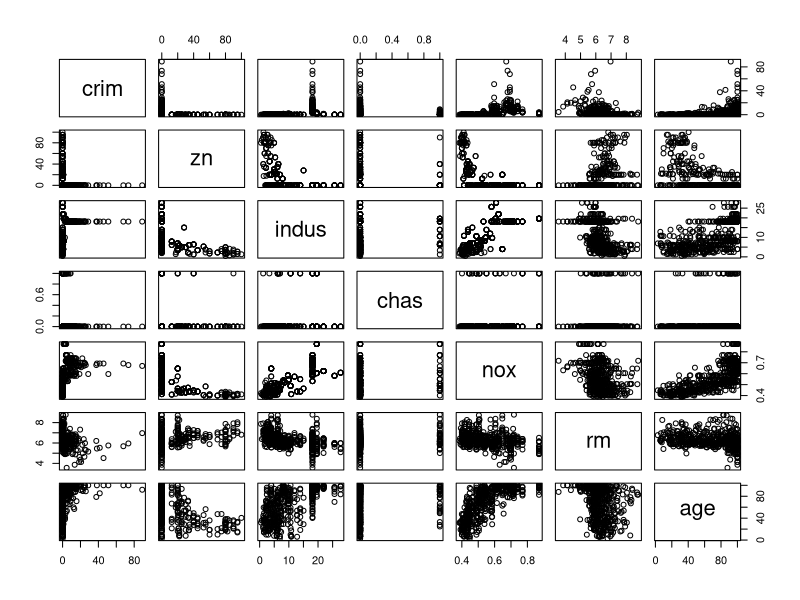
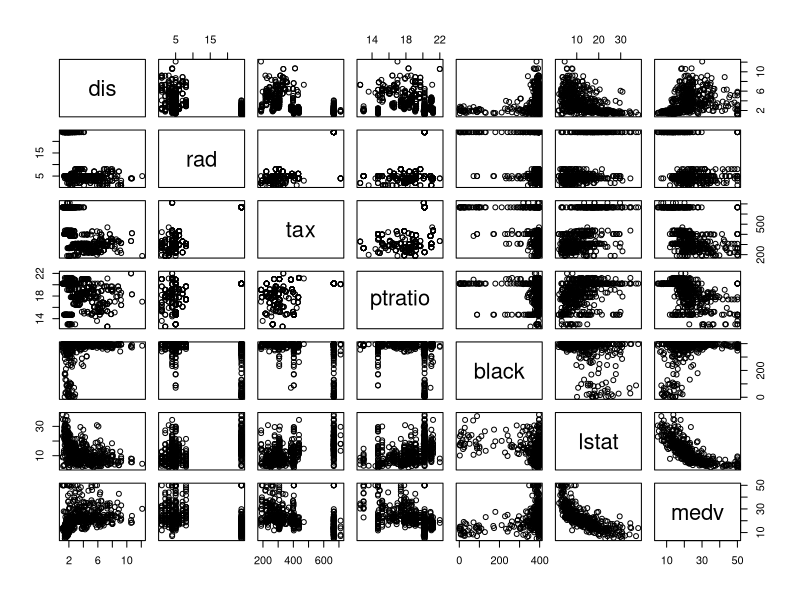
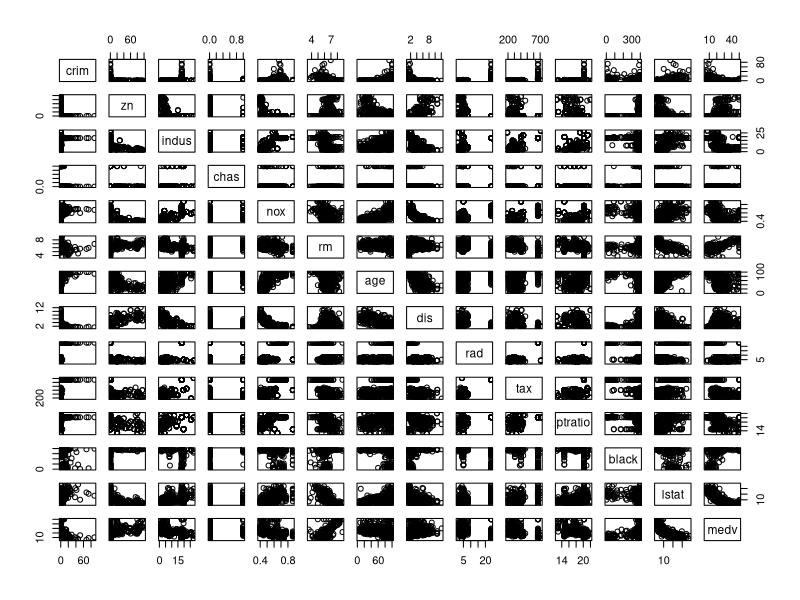
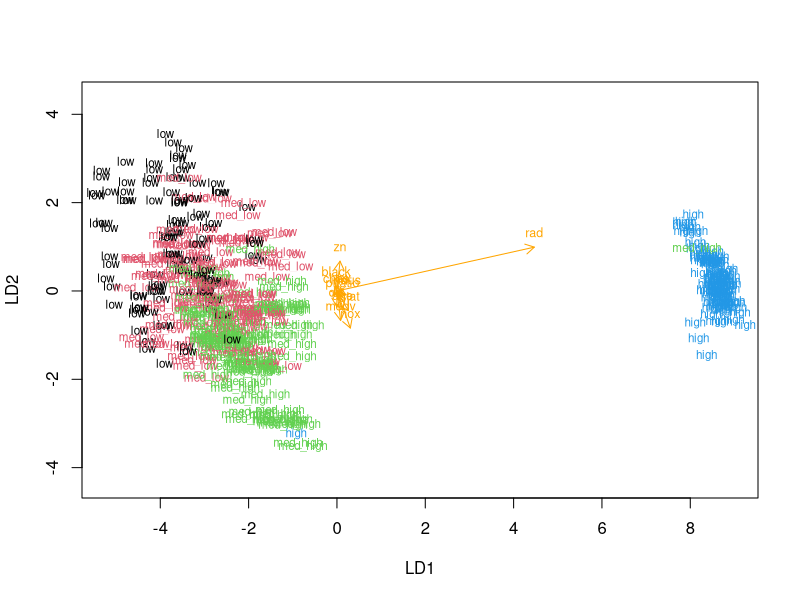
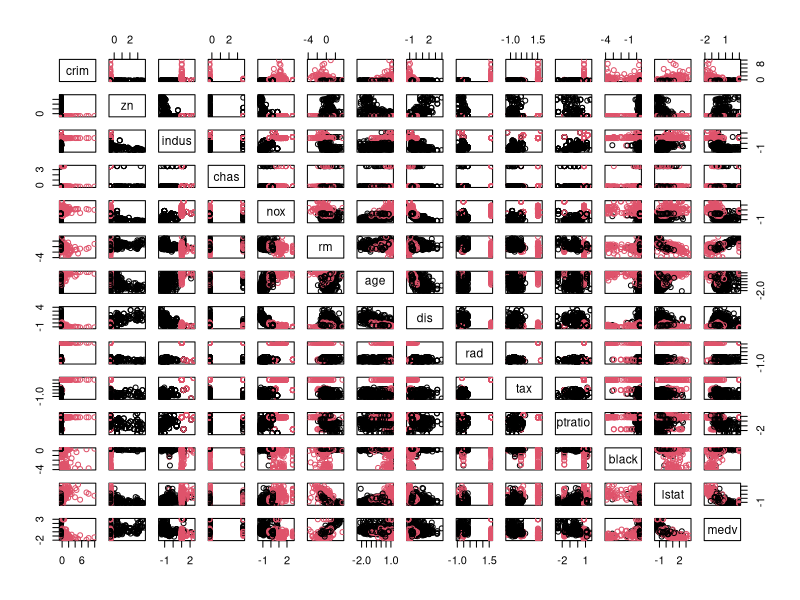

Reproduce these figures in R, in order.
## ---- chunk 1
library(MASS)
library(dplyr)
library(ggplot2)
## ---- chunk 2
data("Boston")
## ---- chunk 3
str(Boston)
## ---- chunk 4
dim(Boston) #Here we have 506 rows and 14 columns.
## ---- chunk 5
summary(Boston) 
pairs(Boston[1:7]) #Showing the first half of the data for readability
## ---- chunk 6
summary(Boston) 
pairs(Boston[8:14]) #Showing the second half of the data for readability
## ---- chunk 7
summary(Boston) 
pairs(Boston) #Showing all the data
## ---- chunk 8
boston_scaled <- scale(Boston)
summary(boston_scaled) 
## ---- chunk 9
boston_scaled <- as.data.frame(boston_scaled)

# create a quantile vector of crim and print it
bins <- quantile(boston_scaled$crim)
bins

# create a categorical variable 'crime'
crime <- cut(boston_scaled$crim, breaks = bins, include.lowest = TRUE, labels = c("low", "med_low", "med_high", "high"))

# look at the table of the new factor crime
table(crime)
## ---- chunk 10
# remove original crim from the dataset
boston_scaled <- dplyr::select(boston_scaled, -crim)

# add the new categorical value to scaled data
boston_scaled <- data.frame(boston_scaled, crime)

## ---- chunk 11
# Randomly choose 80% of the scaled Boston rows
ind <- sample(nrow(boston_scaled),  size = nrow(boston_scaled) * 0.8)

# Create a training set
train <- boston_scaled[ind,]

# Create a test set
test <- boston_scaled[-ind,]

## ---- chunk 12
# linear discriminant analysis
lda.analysis <- lda(crime ~ ., data = train)

# print the lda.fit object
lda.analysis

# the function for lda biplot arrows
lda.arrows <- function(x, myscale = 1, arrow_heads = 0.1, color = "orange", tex = 0.75, choices = c(1,2)){
  heads <- coef(x)
  arrows(x0 = 0, y0 = 0, 
         x1 = myscale * heads[,choices[1]], 
         y1 = myscale * heads[,choices[2]], col=color, length = arrow_heads)
  text(myscale * heads[,choices], labels = row.names(heads), 
       cex = tex, col=color, pos=3)
}

# target classes as numeric
classes <- as.numeric(train$crime)

# plot the lda results
plot(lda.analysis, dimen = 2, col = classes, pch = classes)
lda.arrows(lda.analysis, myscale = 1)
## ---- chunk 13
#Saving
correct_classes <- test$crime

#Removing
test <- dplyr::select(test, -crime)

# Prediction
lda_pred <- predict(lda.analysis, newdata = test)
table(correct = correct_classes, predicted = lda_pred$class)
## ---- chunk 14
data("Boston")
boston_reloaded <- scale(Boston)
summary(boston_reloaded) 
## ---- chunk 15
first_dist <- dist(boston_reloaded, method = "euclidean")
scnd_dist <- dist(boston_reloaded, method = "manhattan")

summary(first_dist)

summary(scnd_dist)

clustering <- kmeans(boston_reloaded, centers = 2)
pairs(boston_reloaded, col = clustering$cluster)
